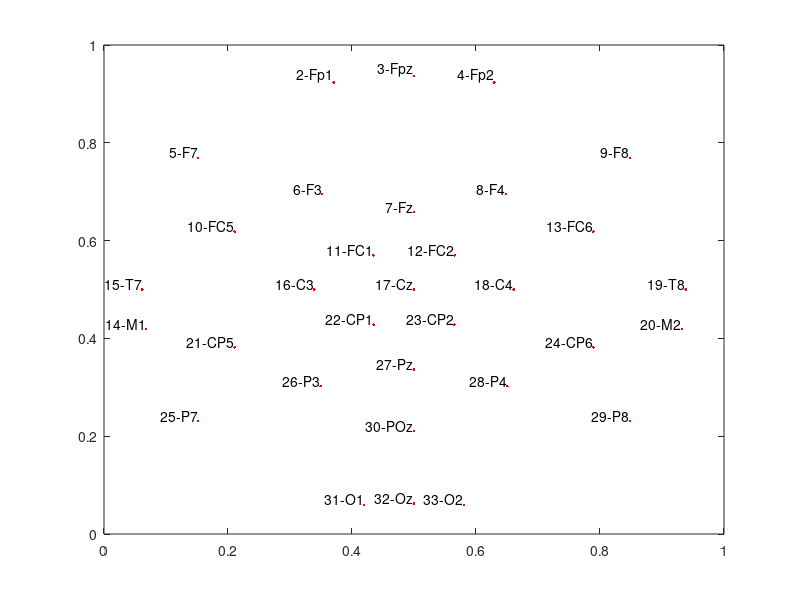

Write the MATLAB code that produced this figure.
%% TMSi (32 channels)
AllchanNames={'Fp1','Fpz','Fp2','F7','F3','Fz','F4','F8','FC5','FC1','FC2','FC6','M1','T7','C3','Cz','C4','T8','M2','CP5','CP1','CP2','CP6','P7','P3','Pz','P4','P8','POz','O1','Oz','O2'};
labels = {' 2-Fp1',' 3-Fpz',' 4-Fp2',' 5-F7',' 6-F3',' 7-Fz',' 8-F4',' 9-F8','10-FC5','11-FC1','12-FC2','13-FC6','14-M1','15-T7','16-C3','17-Cz','18-C4','19-T8','20-M2','21-CP5','22-CP1','23-CP2','24-CP6','25-P7','26-P3','27-Pz','28-P4','29-P8','30-POz','31-O1','32-Oz','33-O2'};
%% include channel 1 (33 channels)
% AllchanNames={'CREF','Fp1','Fpz','Fp2','F7','F3','Fz','F4','F8','FC5','FC1','FC2','FC6','M1','T7','C3','Cz','C4','T8','M2','CP5','CP1','CP2','CP6','P7','P3','Pz','P4','P8','POz','O1','Oz','O2'};
% labels = {'1-CREF',' 2-Fp1',' 3-Fpz',' 4-Fp2',' 5-F7',' 6-F3',' 7-Fz',' 8-F4',' 9-F8','10-FC5','11-FC1','12-FC2','13-FC6','14-M1','15-T7','16-C3','17-Cz','18-C4','19-T8','20-M2','21-CP5','22-CP1','23-CP2','24-CP6','25-P7','26-P3','27-Pz','28-P4','29-P8','30-POz','31-O1','32-Oz','33-O2'};
%% 3D coordinates of the 33 channels
X=[0.8333,0.94899,0.99585,0.94899,0.58755,0.65354,0.67069,0.65354,0.58755,0.33402,0.35419,0.35419,0.33402,-0.17365,0,0,0,0,0,-0.17365,-0.33402,-0.36228,-0.36228,-0.33402,-0.58755,-0.65747,-0.68225,-0.65747,-0.58755,-0.89101,-0.98006,-0.99613,-0.98006];
Y=[0,0.30834,0,-0.30834,0.80869,0.52922,0,-0.52922,-0.80869,0.87016,0.35419,-0.35419,-0.87016,0.98481,1,0.70041,0,-0.70041,-1,-0.98481,0.87016,0.34985,-0.34985,-0.87016,0.80869,0.53241,0,-0.53241,-0.80869,0,0.1905,0,-0.1905];
Z=[0.4164,0.065926,0.09098,0.065926,0.028271,0.54112,0.74174,0.54112,0.028271,0.36228,0.8655,0.8655,0.36228,0,0,0.71374,1,0.71374,0,0,0.36228,0.86392,0.86392,0.36228,0.028271,0.53317,0.73112,0.53317,0.028271,0.45399,0.056519,0.087851,0.056519];
%% Reduced to 32 channels
X=X(2:33);Y=Y(2:33);Z=Z(2:33);
%% Calculate subplot coordinates for scalp map
% cd /home/zhibin/Documents/GitHub/Motor_cordination/EEGanalysis
% load('coordinates.mat');
% X = [chanlocs128.X];
% Y = [chanlocs128.Y];
% Z = [chanlocs128.Z];
% labels = {'FP1','FPZ','FP2','AF3','AF4','F11','F7','F5','F3','F1','FZ','F2','F4','F6','F8','F12','FT11','FC5','FC3','FC1','FCZ','FC2','FC4','FC6','FT12','T7','C5','C3','C1','CZ','C2','C4','C6','T8','TP7','CP5','CP3','CP1','CPZ','CP2','CP4','CP6','TP8','M1','M2','P7','P5','P3','P1','PZ','P2','P4','P6','P8','PO7','PO3','POZ','PO4','PO8','O1','OZ','O2','CB1','CB2','AFP1','AFP2','AF7','AF5','AFZ','AF6','AF8','AFF5H','AFF3H','AFF1H','AFF2H','AFF4H','AFF6H','F9','F10','FFT7H','FFC5H','FFC3H','FFC1H','FFC2H','FFC4H','FFC6H','FFT8H','FT9','FT7','FT8','FT10','FTT7H','FCC5H','FCC3H','FCC1H','FCC2H','FCC4H','FCC6H','FTT8H','TTP7H','CCP5H','CCP3H','CCP1H','CCP2H','CCP4H','CCP6H','TTP8H','TPP7H','CPP5H','CPP3H','CPP1H','CPP2H','CPP4H','CPP6H','TPP8H','P9','P10','PPO3H','PPO1H','PPO2H','PPO4H','PO9','PO5','PO1','PO2','PO6','PO10','CBZ'};
% labels = {'1-FP1', '2-FPZ', '3-FP2', '4-AF3', '5-AF4', '6-F11', '7-F7', '8-F5', '9-F3', '10-F1', '11-FZ', '12-F2', '13-F4', '14-F6', '15-F8', '16-F12', '17-FT11', '18-FC5', '19-FC3', '20-FC1', '21-FCZ', '22-FC2', '23-FC4', '24-FC6', '25-FT12', '26-T7', '27-C5', '28-C3', '29-C1', '30-CZ', '31-C2', '32-C4', '33-C6', '34-T8', '35-TP7', '36-CP5', '37-CP3', '38-CP1', '39-CPZ', '40-CP2', '41-CP4', '42-CP6', '43-TP8', '44-M1', '45-M2', '46-P7', '47-P5', '48-P3', '49-P1', '50-PZ', '51-P2', '52-P4', '53-P6', '54-P8', '55-PO7', '56-PO3', '57-POZ', '58-PO4', '59-PO8', '60-O1', '61-OZ', '62-O2', '63-CB1', '64-CB2', '65-AFP1', '66-AFP2', '67-AF7', '68-AF5', '69-AFZ', '70-AF6', '71-AF8', '72-AFF5H', '73-AFF3H', '74-AFF1H', '75-AFF2H', '76-AFF4H', '77-AFF6H', '78-F9', '79-F10', '80-FFT7H', '81-FFC5H', '82-FFC3H', '83-FFC1H', '84-FFC2H', '85-FFC4H', '86-FFC6H', '87-FFT8H', '88-FT9', '89-FT7', '90-FT8', '91-FT10', '92-FTT7H', '93-FCC5H', '94-FCC3H', '95-FCC1H', '96-FCC2H', '97-FCC4H', '98-FCC6H', '99-FTT8H', '100-TTP7H', '101-CCP5H', '102-CCP3H', '103-CCP1H', '104-CCP2H', '105-CCP4H', '106-CCP6H', '107-TTP8H', '108-TPP7H', '109-CPP5H', '110-CPP3H', '111-CPP1H', '112-CPP2H', '113-CPP4H', '114-CPP6H', '115-TPP8H', '116-P9', '117-P10', '118-PPO3H', '119-PPO1H', '120-PPO2H', '121-PPO4H', '122-PO9', '123-PO5', '124-PO1', '125-PO2', '126-PO6', '127-PO10', '128-CBZ'};

sort(Z) %just to examine
ZZ=((max(Z)-min(Z))*1.5-(Z-min(Z)))./((max(Z)-min(Z))*1.5); %Make higher Z smaller fraction
sort(ZZ) %just to examine

XXPLOT=(10*Y)*0.95;
YYPLOT=(10*X)*0.8;

XXPLOT=XXPLOT.*ZZ;
YYPLOT=YYPLOT.*ZZ;

XXPLOT=-1*XXPLOT;
YYPLOT=YYPLOT;

XXPLOT=XXPLOT*0.6;
YYPLOT=YYPLOT*0.7;

% adjust to [0 1]
XXPLOT=XXPLOT/13+0.5;
YYPLOT=YYPLOT/12+0.5;

figure('units','normalized','outerposition',[0 0 1 1]);
plot(XXPLOT,YYPLOT,'r.');

% labels = {'FP1','FPZ','FP2','AF3','AF4','F11','F7','F5','F3','F1','FZ','F2','F4','F6','F8','F12','FT11','FC5','FC3','FC1','FCZ','FC2','FC4','FC6','FT12','T7','C5','C3','C1','CZ','C2','C4','C6','T8','TP7','CP5','CP3','CP1','CPZ','CP2','CP4','CP6','TP8','M1','M2','P7','P5','P3','P1','PZ','P2','P4','P6','P8','PO7','PO3','POZ','PO4','PO8','O1','OZ','O2','CB1','CB2','AFP1','AFP2','AF7','AF5','AFZ','AF6','AF8','AFF5H','AFF3H','AFF1H','AFF2H','AFF4H','AFF6H','F9','F10','FFT7H','FFC5H','FFC3H','FFC1H','FFC2H','FFC4H','FFC6H','FFT8H','FT9','FT7','FT8','FT10','FTT7H','FCC5H','FCC3H','FCC1H','FCC2H','FCC4H','FCC6H','FTT8H','TTP7H','CCP5H','CCP3H','CCP1H','CCP2H','CCP4H','CCP6H','TTP8H','TPP7H','CPP5H','CPP3H','CPP1H','CPP2H','CPP4H','CPP6H','TPP8H','P9','P10','PPO3H','PPO1H','PPO2H','PPO4H','PO9','PO5','PO1','PO2','PO6','PO10','CBZ'};;
text(XXPLOT,YYPLOT,labels,'VerticalAlignment','bottom','HorizontalAlignment','right');
%%
